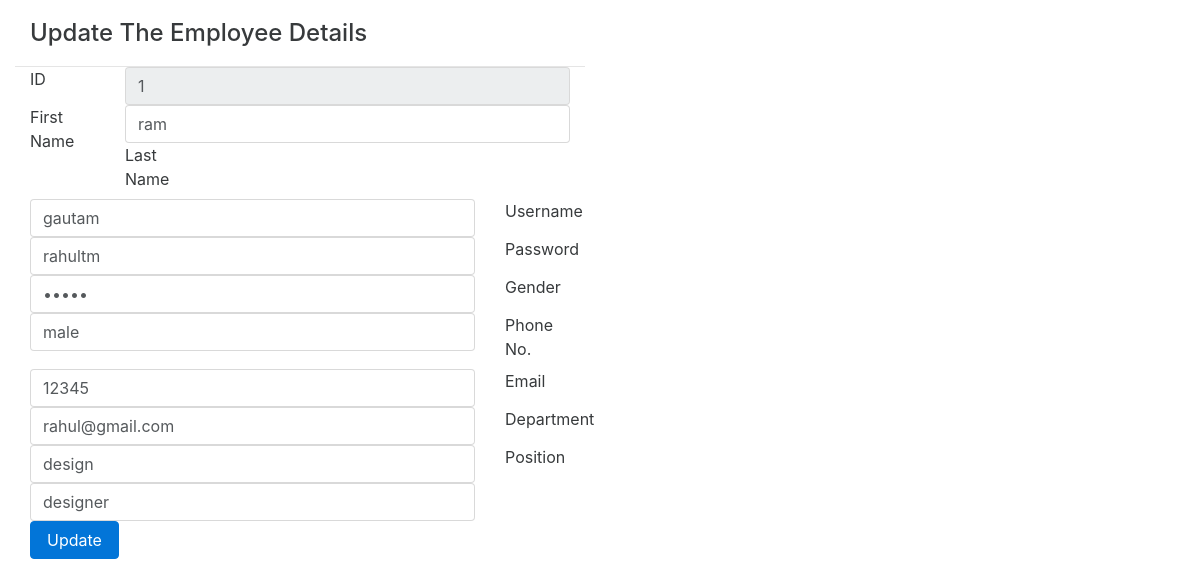
Screenshot of /index.php/admin/update_employee/1 with the database file from the repository.
### tables this page shows
CREATE TABLE IF NOT EXISTS `employee_db` (
  `emp_id` int(10) NOT NULL AUTO_INCREMENT,
  `firstname` varchar(50) NOT NULL,
  `lastname` varchar(50) NOT NULL,
  `username` varchar(50) NOT NULL,
  `password` varchar(100) NOT NULL,
  `gender` varchar(20) NOT NULL,
  `phoneno` varchar(50) NOT NULL,
  `email` varchar(100) NOT NULL,
  `department` varchar(100) NOT NULL,
  `position` varchar(100) NOT NULL,
  PRIMARY KEY (`emp_id`)
);

### application/controllers/admin.php (called while the page is built, shortened)
<?php if ( ! defined('BASEPATH')) exit('No direct script access allowed');
class Admin extends CI_Controller {
	public function __construct(){
		$this->load->model('admlogin_model');
	}
  public function update_employee($id)
  {
    $data['workers'] =$this->admlogin_model->getEmployee($id);
    $this->load->view('admin/updateemployee', $data);
  }
}

### index.php (called while the page is built, shortened)
<?php
require_once BASEPATH.'core/CodeIgniter.php';

### application/models/admlogin_model.php (called while the page is built, shortened)
<?php
class admlogin_model extends CI_Model {
    public function getEmployee($id)
    {
        $query= "SELECT * FROM employee_db WHERE emp_id='$id'";
        $getemployee  =$this->db->query($query);
        return $getemployee->result();
    }
}

### application/views/admin/updateemployee.php (the view, shortened to what this page needs)
<!DOCTYPE html>
<html>
<head>
	<link rel="stylesheet" type="text/css" href="<?php echo base_url(); ?>/css/bootstrap.min.css">
</head>
<body>
<div class="col-md-6 col-md-offset-3">
<?php
          foreach ($workers as $worker)
          {
          ?>
	<form id="addemp_form" class="form-horizontal" method="POST" action="<?php echo base_url();?>/index.php/admin/edit_employee">
      <div class="modal-header">
        <h4 class="modal-title" id="myModalLabel">Update The Employee Details</h4>
      </div>
        <div class="form-group">
      <label for="ID" class="col-sm-2 control-label">ID</label>
      <div class="col-sm-10">
        <input type="text" class="form-control" name="id" value="<?php echo $worker->emp_id;?>" readonly>
      </div>
  </div>
  	  <div class="form-group">
		    <label for="firstname" class="col-sm-2 control-label">First Name</label>
		    <div class="col-sm-10">
		      <input type="text" name="firstname" class="form-control" value="<?php echo $worker->firstname;?>">
		    </div>
	  </div>
	  <div class="form-group">
		    <label for="lastname" class="col-sm-2 control-label">Last Name</label>
		    <div class="col-sm-10">
		      <input type="text" name="lastname" class="form-control" value="<?php echo $worker->lastname;?>">
		    </div>
	  </div>
	  <div class="form-group">
		    <label for="username" class="col-sm-2 control-label">Username</label>
		    <div class="col-sm-10">
		      <input type="text" name="username" class="form-control" value="<?php echo $worker->username;?>">
		    </div>
	  </div>
     <div class="form-group">
		    <label for="password" class="col-sm-2 control-label">Password</label>
		    <div class="col-sm-10">
		      <input type="password" name="password" class="form-control" value="<?php echo $worker->password;?>">
		    </div>
	 </div>
	 <div class="form-group">
		    <label for="gender" class="col-sm-2 control-label">Gender</label>
		    <div class="col-sm-10">
		      <input type="text" name="gender" class="form-control" value="<?php echo $worker->gender;?>">
		    </div>
	  </div>
	  <div class="form-group">
		    <label for="phoneno" class="col-sm-2 control-label">Phone No.</label>
		    <div class="col-sm-10">
		      <input type="text" name="phoneno" class="form-control" value="<?php echo $worker->phoneno;?>">
		    </div>
	  </div>
     <div class="form-group">
		    <label for="inputEmail3" class="col-sm-2 control-label">Email</label>
		    <div class="col-sm-10">
		      <input type="email" class="form-control" name ="email" id="inputEmail3" value="<?php echo $worker->email;?>">
		    </div>
     </div>
     <div class="form-group">
		    <label for="department" class="col-sm-2 control-label">Department</label>
		    <div class="col-sm-10">
		      <input type="text" name="department" class="form-control" value="<?php echo $worker->department;?>">
		    </div>
	  </div>
	  <div class="form-group">
		    <label for="position" class="col-sm-2 control-label">Position</label>
		    <div class="col-sm-10">
		      <input type="text" name="position" class="form-control" value="<?php echo $worker->position;?>">
		    </div>
	  </div>
     <div class="form-group">
		    <div class="col-sm-offset-2 col-sm-10">
		      <input type="submit" name="btnaddemp" class="btn btn-primary" value="Update">
		    </div>
     </div>
</form>
<?php
}
?>
</div>
</body>
</html>

### rows the page displays
employee_db: id "1", firstname "ram", lastname "gautam", username "rahultm", gender "male", phoneno "12345", email "rahul@gmail.com", department "design", position "designer"
